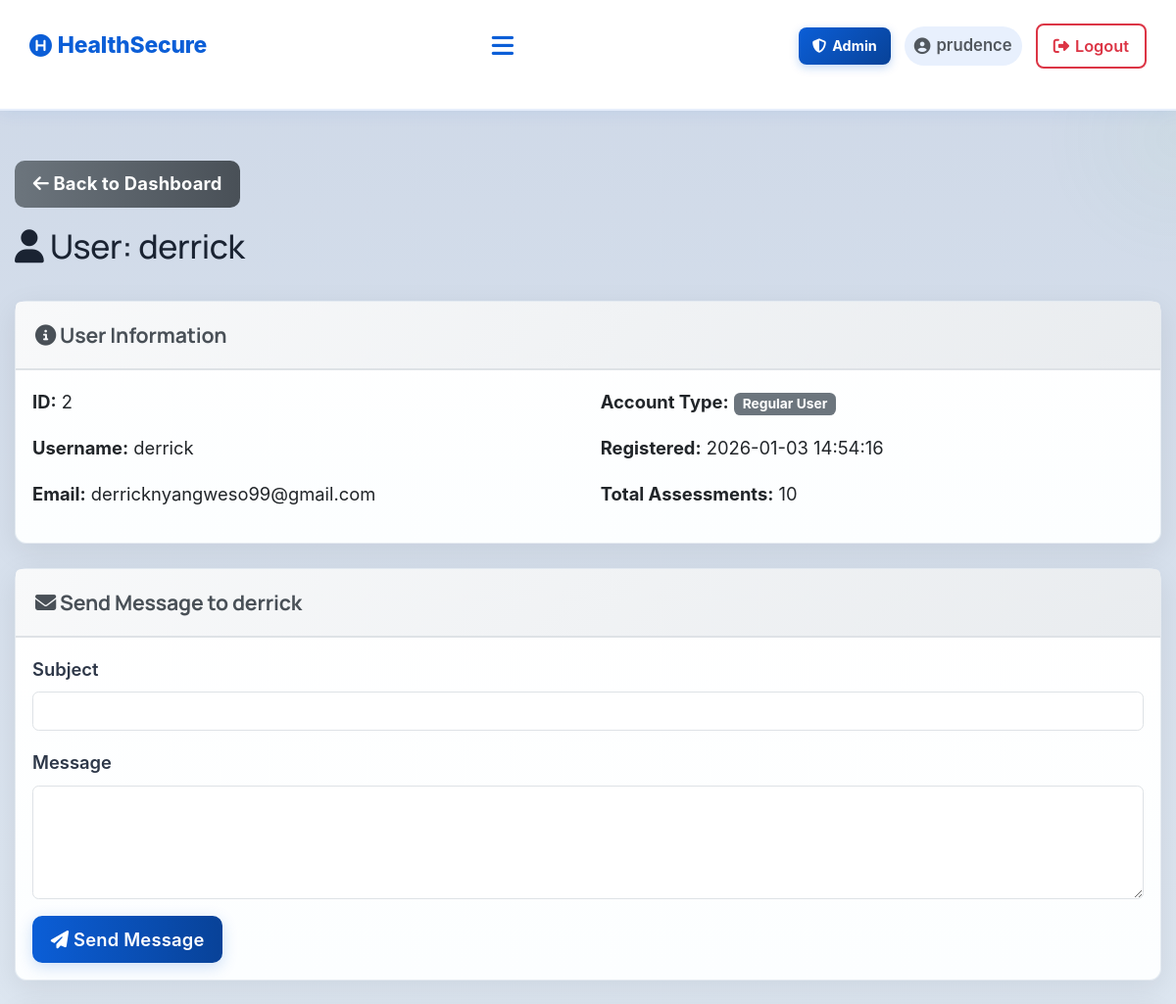
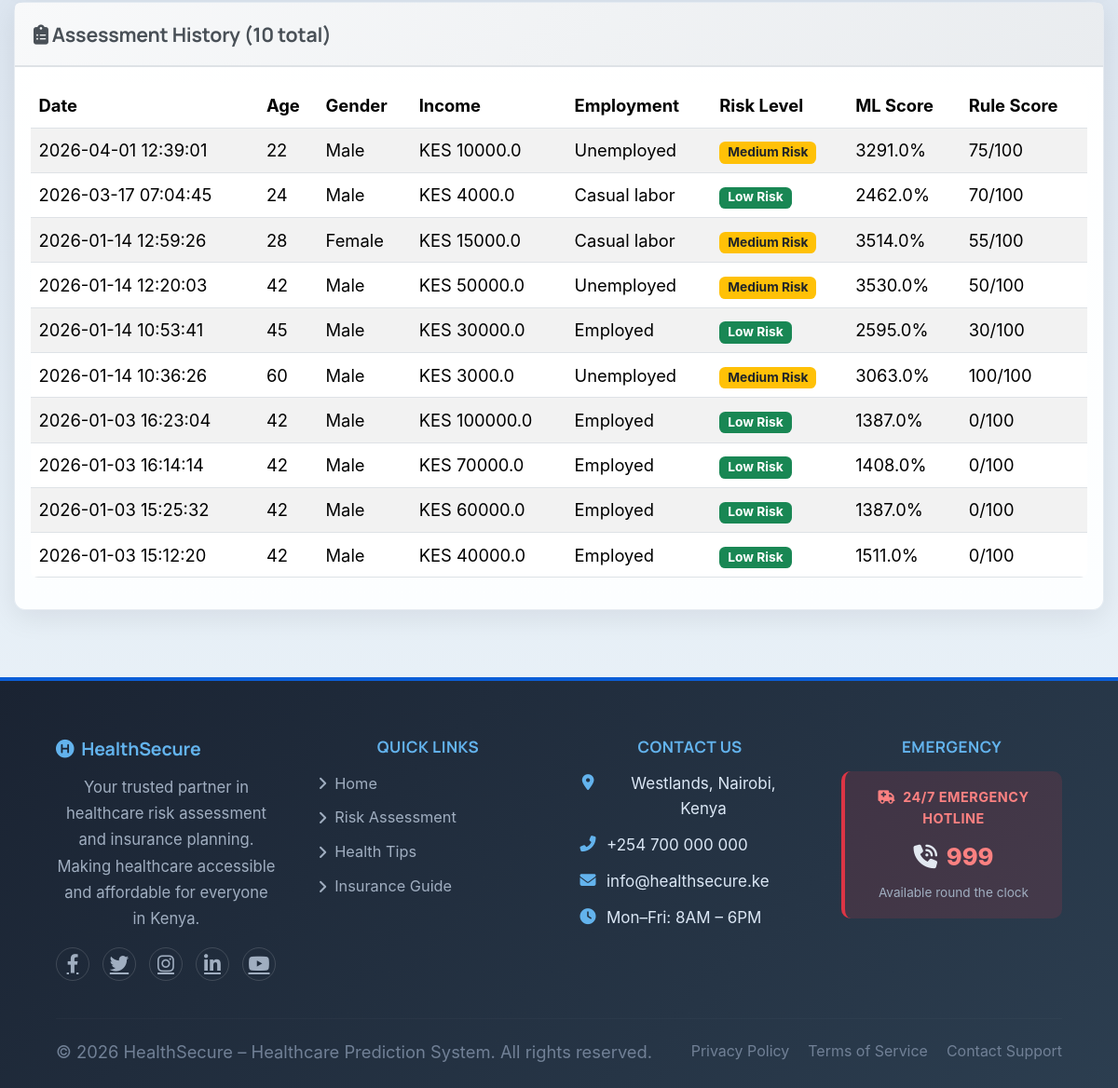
Page /admin/user/2 (signed in) on the committed database (2 pictures, top to bottom).
### tables this page shows
CREATE TABLE users (
            id INTEGER PRIMARY KEY AUTOINCREMENT,
            username TEXT UNIQUE NOT NULL,
            email TEXT UNIQUE NOT NULL,
            password TEXT NOT NULL,
            created_at TIMESTAMP DEFAULT CURRENT_TIMESTAMP
        , is_admin INTEGER DEFAULT 0);

CREATE TABLE assessments (
            id INTEGER PRIMARY KEY AUTOINCREMENT,
            user_id INTEGER NOT NULL,
            age INTEGER,
            gender TEXT,
            marital_status TEXT,
            employment_status TEXT,
            income REAL,
            children INTEGER,
            education_level TEXT,
            residence_type TEXT,
            chronic_illness TEXT,
            family_size INTEGER,
            healthcare_knowledge TEXT,
            hospital_visit_gap REAL,
            routine_checkups INTEGER,
            cancer_screening INTEGER,
            dental_checkup INTEGER,
            mental_health_support INTEGER,
            risk_level TEXT,
            probability REAL,
            created_at TIMESTAMP DEFAULT CURRENT_TIMESTAMP, rule_based_score INTEGER DEFAULT 0, rule_based_category TEXT DEFAULT "Unknown",
            FOREIGN KEY (user_id) REFERENCES users (id)
        );

### app.py (the view)
@app.route('/admin/user/<int:user_id>')
@admin_required
def admin_view_user(user_id):
    conn = get_db_connection()
    user = conn.execute('SELECT * FROM users WHERE id = ?', (user_id,)).fetchone()
    if not user:
        flash('User not found!', 'danger')
        return redirect(url_for('admin_dashboard'))
    assessments = conn.execute('''
        SELECT * FROM assessments
        WHERE user_id = ?
        ORDER BY created_at DESC
    ''', (user_id,)).fetchall()
    conn.close()
    return render_template('admin_user_view.html',
                          username=session.get('username'),
                          user=user,
                          assessments=assessments)

### app.py (called while the page is built)
@app.context_processor
def inject_assessment_results():
    return {
        'has_results': session.get('assessment_result') is not None,
        'assessment_result': session.get('assessment_result'),
        'assessment_user_data': session.get('user_data')
    }

def get_db_connection():
    conn = sqlite3.connect(DATABASE)
    conn.row_factory = sqlite3.Row
    return conn

def is_admin():
    return bool(session.get('logged_in')) and session.get('is_admin', 0) == 1

def admin_required(f):
    from functools import wraps
    @wraps(f)
    def decorated_function(*args, **kwargs):
        if not session.get('logged_in'):
            flash('Please log in to access this page.', 'warning')
            return redirect(url_for('login'))
        if not is_admin():
            flash('Access denied. Admin privileges required.', 'danger')
            return redirect(url_for('index'))
        return f(*args, **kwargs)
    return decorated_function

### templates/admin_user_view.html (shortened to what this page needs)
{% extends 'base.html' %}
{% block extra_css %}
<link rel="stylesheet" href="{{ url_for('static', filename='css/admin.css') }}">
{% endblock %}
{% block content %}
<div class="container mt-5">
    <div class="row mb-4">
        <div class="col-12">
            <a href="{{ url_for('admin_dashboard') }}" class="btn btn-secondary mb-3">
                <i class="fas fa-arrow-left"></i> Back to Dashboard
            </a>
            <h2><i class="fas fa-user"></i> User: {{ user.username }}</h2>
        </div>
    </div>
    <div class="card mb-4">
        <div class="card-header">
            <h5><i class="fas fa-info-circle"></i> User Information</h5>
        </div>
        <div class="card-body">
            <div class="row">
                <div class="col-md-6">
                    <p><strong>ID:</strong> {{ user.id }}</p>
                    <p><strong>Username:</strong> {{ user.username }}</p>
                    <p><strong>Email:</strong> {{ user.email }}</p>
                </div>
                <div class="col-md-6">
                    <p><strong>Account Type:</strong>
                        {% if user.is_admin == 1 %}
                        <span class="badge bg-danger">Administrator</span>
                        {% else %}
                        <span class="badge bg-secondary">Regular User</span>
                        {% endif %}
                    </p>
                    <p><strong>Registered:</strong> {{ user.created_at }}</p>
                    <p><strong>Total Assessments:</strong> {{ assessments|length }}</p>
                </div>
            </div>
        </div>
    </div>
    <div class="card mb-4">
        <div class="card-header">
            <h5><i class="fas fa-envelope"></i> Send Message to {{ user.username }}</h5>
        </div>
        <div class="card-body">
            <form method="POST" action="{{ url_for('admin_send_message', user_id=user.id) }}">
                <div class="mb-3">
                    <label for="subject" class="form-label">Subject</label>
                    <input type="text" class="form-control" id="subject" name="subject" required>
                </div>
                <div class="mb-3">
                    <label for="message" class="form-label">Message</label>
                    <textarea class="form-control" id="message" name="message" rows="4" required></textarea>
                </div>
                <button type="submit" class="btn btn-primary">
                    <i class="fas fa-paper-plane"></i> Send Message
                </button>
            </form>
        </div>
    </div>
    <div class="card">
        <div class="card-header">
            <h5><i class="fas fa-clipboard-list"></i> Assessment History ({{ assessments|length }} total)</h5>
        </div>
        <div class="card-body">
            {% if assessments %}
            <div class="table-responsive">
                <table class="table table-striped table-hover">
                    <thead>
                        <tr>
                            <th>Date</th>
                            <th>Age</th>
                            <th>Gender</th>
                            <th>Income</th>
                            <th>Employment</th>
                            <th>Risk Level</th>
                            <th>ML Score</th>
                            <th>Rule Score</th>
                        </tr>
                    </thead>
                    <tbody>
                        {% for assessment in assessments %}
                        <tr>
                            <td>{{ assessment.created_at }}</td>
                            <td>{{ assessment.age }}</td>
                            <td>{{ assessment.gender }}</td>
                            <td>KES {{ assessment.income|round(0) }}</td>
                            <td>{{ assessment.employment_status }}</td>
                            <td>
                                {% if assessment.risk_level == 'High Risk' %}
                                <span class="badge bg-danger">{{ assessment.risk_level }}</span>
                                {% elif assessment.risk_level == 'Medium Risk' %}
                                <span class="badge bg-warning text-dark">{{ assessment.risk_level }}</span>
                                {% else %}
                                <span class="badge bg-success">{{ assessment.risk_level }}</span>
                                {% endif %}
                            </td>
                            <td>{{ (assessment.probability * 100)|round(1) }}%</td>
                            <td>{{ assessment.rule_based_score }}/100</td>
                        </tr>
                        {% endfor %}
                    </tbody>
                </table>
            </div>
            {% else %}
            <p class="text-muted">No assessments yet for this user.</p>
            {% endif %}
        </div>
    </div>
</div>
{% endblock %}

### static/css/base.css (style rules this page uses)
:root { --bg: #f6f9fc; --surface: #ffffff; --primary: #0b5ed7; --primary-dark: #084298; --primary-light: #e8f0fd; --accent: #28a745; --accent-light: #d4edda; --muted: #52585e; --text: #1a2332; --soft: #eef2f6; --glass: rgba(255,255,255,0.75); --card-shadow: 0 10px 30px rgba(2,12,27,0.08); --card-shadow-hover: 0 18px 36px rgba(2,12,27,0.13); --radius: 14px; --transition: all 0.25s ease; --font-display: "Manrope", "Segoe UI", sans-serif; --font-body: "Source Sans 3", "Segoe UI", sans-serif; --section-space: clamp(2.2rem, 4vw, 3.6rem); --fs-body: clamp(1rem, 0.96rem + 0.2vw, 1.08rem); --fs-small: clamp(0.95rem, 0.9rem + 0.15vw, 1rem); }
* { margin: 0; padding: 0; box-sizing: border-box; font-family: var(--font-body); }
html { font-size: 17px; overflow-x: hidden; width: 100%; }
body { background: linear-gradient(180deg, #d9e2ef 0%, #eff5fb 58%, #f8fbff 100%); color: var(--text); -webkit-font-smoothing: antialiased; -moz-osx-font-smoothing: grayscale; position: relative; min-height: 100vh; width: 100%; max-width: 100vw; overflow-x: hidden; font-size: var(--fs-body); line-height: 1.65; }
h1, h2, h3, h4, h5 { font-family: var(--font-display); letter-spacing: -0.01em; line-height: 1.3; }
p, li, label, input, select, textarea, .btn, .form-hint, .text-muted { font-size: var(--fs-body); }
body::before { content: ""; position: absolute; top: -7%; right: -7%; width: min(420px, 50vw); height: min(420px, 50vw); max-width: 100%; background: radial-gradient(circle at 30% 30%, rgba(4, 30, 68, 0.06), transparent 30%), radial-gradient(circle at 80% 70%, rgba(123,211,137,0.04), transparent 30%); pointer-events: none; z-index: 0; }
.btn { border-radius: 12px; padding: .6rem 1.1rem; font-weight: 700; letter-spacing: 0.2px; transition: transform .18s ease, box-shadow .18s ease, opacity .18s ease; }
.btn-primary, .btn-success { background: linear-gradient(90deg, var(--primary), var(--primary-dark)) !important; border: none !important; color: #ffffff !important; box-shadow: 0 4px 16px rgba(11,94,215,0.20); font-weight: 600; }
.btn-secondary { background: linear-gradient(90deg, #6c757d, #495057) !important; color: #ffffff !important; border: none !important; }
.card { border-radius: var(--radius); border: 1px solid rgba(14, 60, 115, 0.10); background: linear-gradient(180deg, #ffffff 0%, #fcfeff 100%); box-shadow: var(--card-shadow); transition: transform .24s ease, box-shadow .24s ease; min-height: 100%; display: flex; flex-direction: column; }
.card-body { flex: 1; display: flex; flex-direction: column; }
.card-header { background: linear-gradient(135deg, #f7fbff 0%, #edf3fa 100%); padding: 20px; border-bottom: 2px solid #dee2e6; }
.card-header h5 { margin: 0; color: #495057; font-weight: 700; }
.form-label { display: block; margin-bottom: 8px; font-weight: 600; color: #2d3748; }
.table { background: white; border-radius: 8px; overflow: hidden; }
.card, .feature-card, .how-step-card, .trust-item, .insight-preview-card, .who-for-item, .eda-card, .tip-info-card { animation: riseIn 0.5s ease both; }
h1, h2, h3, p { word-wrap: break-word; }
.container, .container-fluid { max-width: 100%; }
.container { max-width: 100%; padding-left: 15px; padding-right: 15px; }

### static/css/admin.css (style rules this page uses)
.table-responsive { overflow-x: auto; }

### rows in the picture
users: username "derrick", id "2", email "derricknyangweso99@gmail.com", created_at "2026-01-03 14:54:16"
assessments: created_at "2026-04-01 12:39:01", age "22", gender "Male", income "10000.0", employment_status "Unemployed", risk_level "Medium Risk", (assessment.probability*100)|round(1) "3291.0", rule_based_score "75"
assessments: created_at "2026-03-17 07:04:45", age "24", gender "Male", income "4000.0", employment_status "Casual labor", risk_level "Low Risk", (assessment.probability*100)|round(1) "2462.0", rule_based_score "70"
assessments: created_at "2026-01-14 12:59:26", age "28", gender "Female", income "15000.0", employment_status "Casual labor", risk_level "Medium Risk", (assessment.probability*100)|round(1) "3514.0", rule_based_score "55"
assessments: created_at "2026-01-14 12:20:03", age "42", gender "Male", income "50000.0", employment_status "Unemployed", risk_level "Medium Risk", (assessment.probability*100)|round(1) "3530.0", rule_based_score "50"
assessments: created_at "2026-01-14 10:53:41", age "45", gender "Male", income "30000.0", employment_status "Employed", risk_level "Low Risk", (assessment.probability*100)|round(1) "2595.0", rule_based_score "30"
assessments: created_at "2026-01-14 10:36:26", age "60", gender "Male", income "3000.0", employment_status "Unemployed", risk_level "Medium Risk", (assessment.probability*100)|round(1) "3063.0", rule_based_score "100"
assessments: created_at "2026-01-03 16:23:04", age "42", gender "Male", income "100000.0", employment_status "Employed", risk_level "Low Risk", (assessment.probability*100)|round(1) "1387.0", rule_based_score "0"
assessments: created_at "2026-01-03 16:14:14", age "42", gender "Male", income "70000.0", employment_status "Employed", risk_level "Low Risk", (assessment.probability*100)|round(1) "1408.0", rule_based_score "0"
assessments: created_at "2026-01-03 15:25:32", age "42", gender "Male", income "60000.0", employment_status "Employed", risk_level "Low Risk", (assessment.probability*100)|round(1) "1387.0", rule_based_score "0"
assessments: created_at "2026-01-03 15:12:20", age "42", gender "Male", income "40000.0", employment_status "Employed", risk_level "Low Risk", (assessment.probability*100)|round(1) "1511.0", rule_based_score "0"

### other values in the picture
{{ session.username }} "prudence"
{{ assessments|length }} "10"
